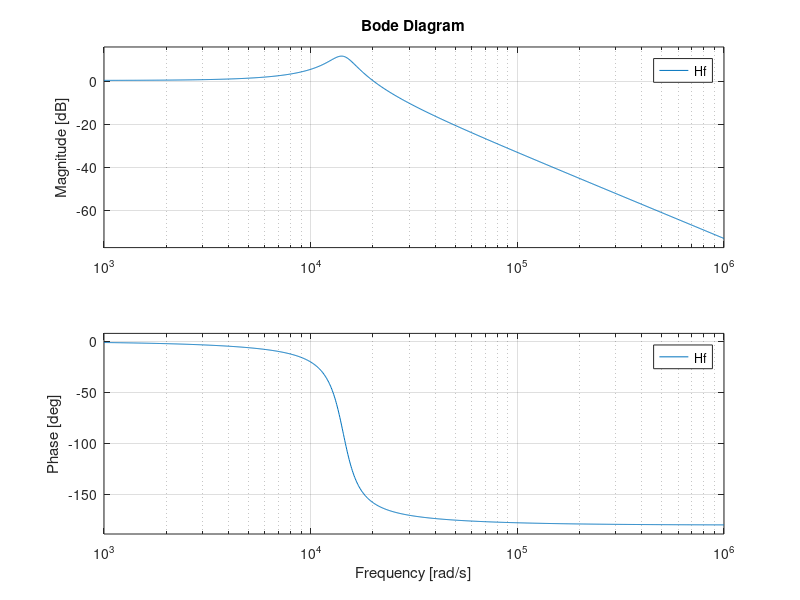
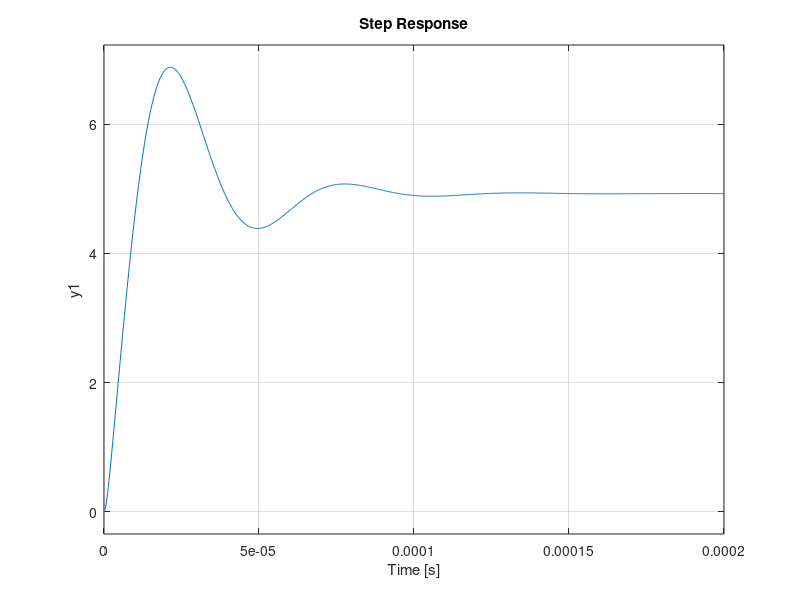

These charts were generated, in order, by the following MATLAB code:
A=8;
Rs=2.66;
U21=16;
ku1=0.7468;
kr=0.2;
u0=0.5;
V0_ref=u0*0.2*U21;
C=9.5812e-5;
L=5.0498e-5;
%functia de transfer a partii fixe
Hf=tf(1/(2*A)*sqrt(2)*ku1*U21,[L*C L/Rs 1]);
figure
bode(Hf)


%% pi
w=1.53e+4;% frecventa la faza=-115
kdb=-10.4;
k=db2mag(kdb);
Ti=4/1.53e+4;
Hr=tf(k*[Ti,1],[Ti 0]);
Hd=series(Hf,Hr);
Ho=feedback(Hd,0.2);
figure
bode(Ho)
[num_pi,den_pi]=tfdata(Hr,'v');
%% pd
beta=0.1;
gamastar=rad2deg(atan(0.9/2*sqrt(0.1)));
w=4.64e5;
Td=1/w/sqrt(beta);
kdb=59.8;
k=db2mag(kdb)*sqrt(beta);
Hr=tf(k*[Td,1],[Td*beta,1]);
Hd=series(Hf,Hr);
Ho=feedback(Hd,0.2);
step(Ho)
[num_pd,den_pd]=tfdata(Hr,'v');
%% p

k=1/(10^(-8.41/20));